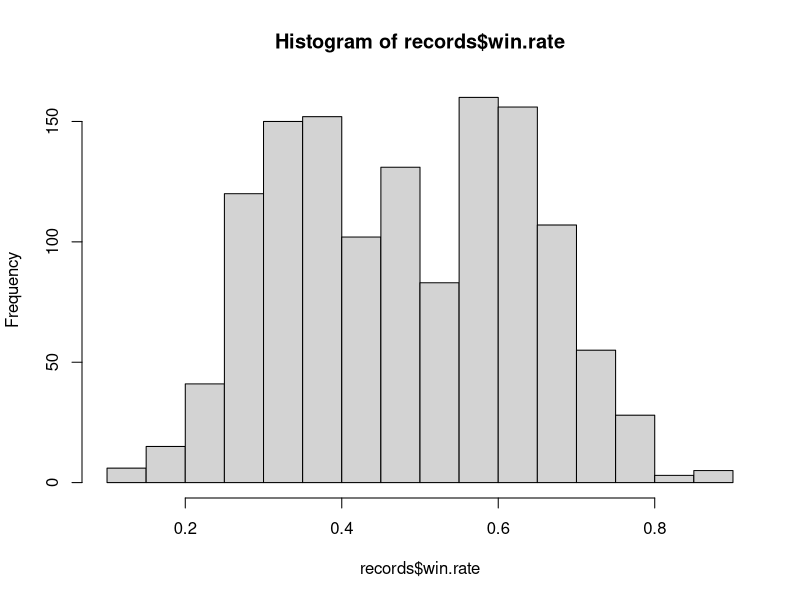
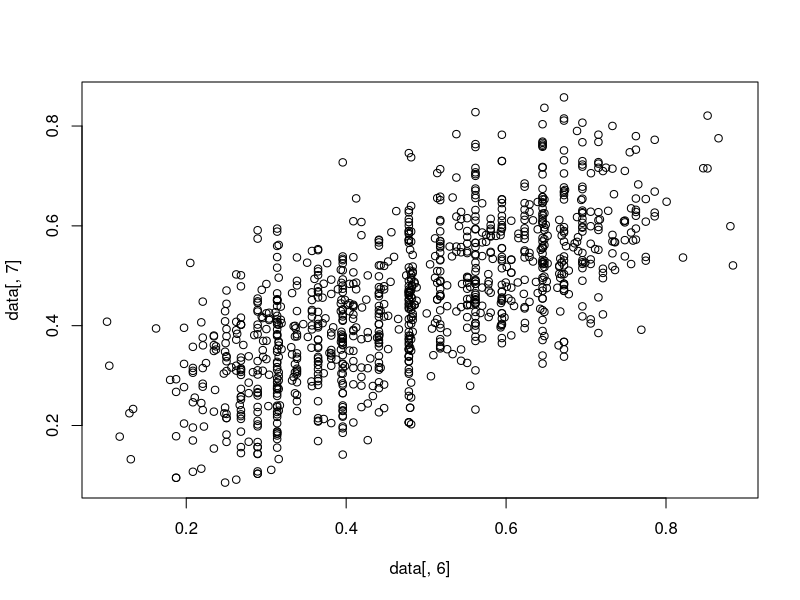

Recreate these plots in R, in order.
# setwd('C:/Ralph/Programming/777-data')
records = read.csv('records2.csv')
W <- matrix()
for (i in 1:nrow(records)) {
	if (records[i, "player1"] > records[i, "player2"]) {
		tmp = records[i, "player1"]
		records[i, "player1"] = records[i, "player2"]
		records[i, "player2"] = tmp
		tmp = records[i, "kills"]
		records[i, "kills"] = records[i, "deaths"]
		records[i, "deaths"] = tmp
	}
}

records2 = records
tmp = records2$player1
records2$player1 = records2$player2
records2$player2 = tmp
tmp = records2$kills
records2$kills = records2$deaths
records2$deaths = tmp
records = rbind(records, records2)
default.win.rate = qbeta(0.44, mean(records$kills), mean(records$deaths))
records$win.rate = qbeta(0.44, records$kills + mean(records$kills), records$deaths + mean(records$deaths))
write.csv(records, file='win_records.csv')
hist(records$win.rate)

# leave-one-out test
# give 95% CI for mean of errors 
errors = as.numeric(read.csv('errors.csv', header=FALSE))
errors.boot = sample(errors, 10000, replace=TRUE)
errors.ci = tapply(errors.boot, rep(1:1000, 10), mean)
mean(errors)
quantile(errors.ci, 0.025)
quantile(errors.ci, 0.975)

# plot test data against true data
data = read.csv('inferred_test.csv')
plot(data[,6], data[,7])
cor(data[,6], data[,7])

# actual ranking
data = read.csv('inferred_data.csv')
j = nrow(records) + 1
for (i in 1:nrow(data)) {
  if (data[i, 1] < data[i, 2]) {
    records[j,] = c(data[i, 1], data[i, 2], 0, 0, data[i, 3])
  } else {
    records[j,] = c(data[i, 2], data[i, 1], 0, 0, 1 - data[i, 3])
  }
  j = j + 1
}

records = records[order(records[,1]),]
unique.players = length(unique(c(records[,1], records[,2])))
rank.mean1 = aggregate(win.rate ~ player1, records, mean)
rank.mean2 = aggregate(win.rate ~ player2, records, mean)
rank.mean2$win.rate = 1 - rank.mean2$win.rate
names(rank.mean2)[1] = 'player1'
rank.mean = aggregate(win.rate ~ player1, rbind(rank.mean1, rank.mean2), mean)
rank.opponents = aggregate(player2 ~ player1, records, length)
rank.opponents2 = aggregate(player1 ~ player2, records, length)
names(rank.opponents2)[1] = 'player1'
names(rank.opponents2)[2] = 'player2'
j = nrow(rank.opponents) + 1
for (i in 1:nrow(rank.opponents2)) {
  if (!(rank.opponents2[i, 1] %in% rank.opponents[,1])) {
    rank.opponents[j,] = rank.opponents2[i,]
    j = j + 1
  }
  index = which(rank.opponents[,1] == rank.opponents2[i, 1])
  rank.opponents[index, 2] = rank.opponents[index, 2] + rank.opponents2[i, 2]
}

rank.opponents$coverage = rank.opponents[,2] / unique.players
for (i in 1:nrow(rank.mean)) {
  coverage = rank.opponents$coverage[which(rank.mean[i, 1] == rank.opponents[,1])]
  rank.mean[i, 2] = rank.mean[i, 2] * coverage + (1 - coverage) * default.win.rate
}
ranking = rank.mean[order(rank.mean[,2], decreasing=TRUE),]
ranking$rank = 1:unique.players

# output rank
write.csv(ranking, file='ranking.csv')
